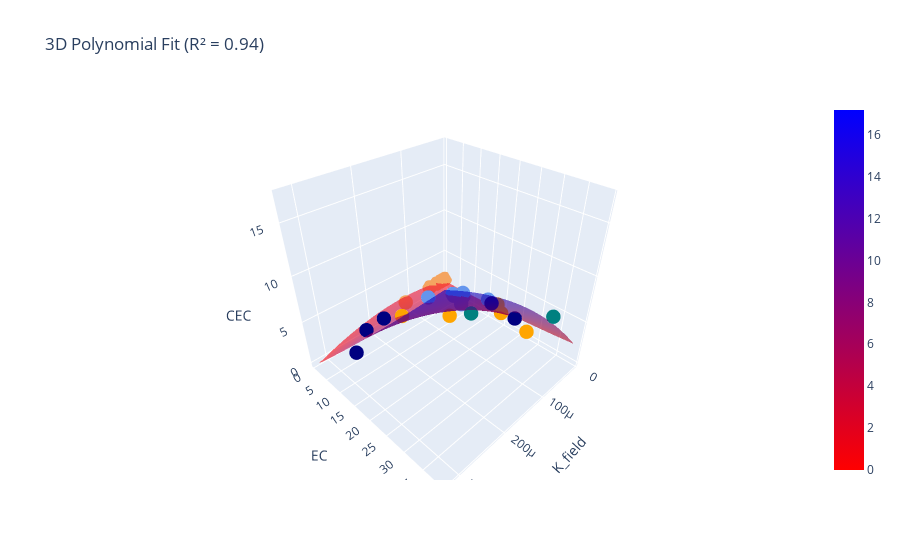

The notebook cell saved with this chart:
### Code cell
sandy_test_errors_summary = []
sandy_train_errors_summary = []
best_n_sandy = []
sandy_results_summary = []

# Evaluate all feature sets
for feature_set in all_feature_sets:
    best_n, R2_test_pol, R2_train_pol, RMSE_test_pol, RMSE_train_pol = stochastic_poly(sandy_soil, feature_set, sandy_soil['CEC'], iters=100)
    print('best_n, R2_test_pol, R2_train_pol, RMSE_test_pol, RMSE_train_pol, feature_set:', best_n, R2_test_pol, R2_train_pol, RMSE_test_pol, RMSE_train_pol, feature_set)
    
    # Store results in lists for later use
    best_n_sandy.append(best_n)
    sandy_test_errors_summary.append(R2_test_pol)
    sandy_train_errors_summary.append(R2_train_pol)
    
    # Also store the results in a structured format for sorting
    sandy_results_summary.append({
        'feature_set': feature_set,
        'best_n': best_n,
        'R2_test_pol': R2_test_pol,
        'R2_train_pol': R2_train_pol,
        'RMSE_test_pol': RMSE_test_pol,
        'RMSE_train_pol': RMSE_train_pol
    })

# Keep the lists of feature sets, test errors, and train errors as they are for further use
best_feat_ind = sandy_test_errors_summary.index(max(sandy_test_errors_summary))
best_feat = all_feature_sets[best_feat_ind]  # Use all_feature_sets to match the order
best_feat_n = best_n_sandy[best_feat_ind]
print('best_feat_ind, best_feat, best_feat_n', best_feat_ind, best_feat, best_feat_n)

# This part remains the same: finding the best feature set and using it in `fit_and_plot`
fit_and_plot(sandy_soil, best_feat, 'CEC', best_feat_n, mapping, 10)

# Convert the results summary to a DataFrame for sorting and filtering
results_sandy = pd.DataFrame(sandy_results_summary)

### Figure 1 — Plotly figure (JSON) as saved in the notebook; plotly's stock layout.template omitted (floating-point values rounded to 4 significant figures; data arrays with more than 128 entries replaced by an {"elided": "..."} marker saying what was removed)
{"data": [{"marker": {"color": ["teal", "teal", "sandybrown", "sandybrown", "sandybrown", "sandybrown", "sandybrown", "sandybrown", "navy", "navy", "navy", "navy", "navy", "cornflowerblue", "cornflowerblue", "cornflowerblue", "cornflowerblue", "cornflowerblue", "cornflowerblue", "cornflowerblue", "orange", "orange", "orange", "orange", "orange"], "size": 5}, "mode": "markers", "name": "Data points", "type": "scatter3d", "x": [0.000167, 9.6e-05, 0.000121, 3.3e-05, 5.2e-05, 1.5e-05, 8e-06, 2.2e-05, 0.000253, 0.000275, 0.00032, 0.000142, 0.000143, 0.000121, 5e-05, 4.8e-05, 5.3e-05, 2.6e-05, 2.6e-05, 3.3e-05, 0.000198, 0.000131, 4.1e-05, 3e-05, 3.7e-05], "y": [27.06, 39.02, 1.087, 0.5535, 0.5538, 0.5545, 0.5549, 0.555, 14.33, 12.04, 16.56, 29.24, 34.74, 9.222, 8.456, 11.12, 9.177, 9.277, 17.09, 9.874, 11.34, 17.2, 21.3, 21.49, 29.37], "z": [7.937, 8.396, 1.6, 1.6, 1.6, 1.6, 1.6, 1.6, 6.862, 5.68, 6.005, 8.763, 8.603, 4.149, 2.425, 1.6, 2.426, 1.6, 2.975, 2.405, 4.679, 4.107, 3.788, 2.419, 2.262]}, {"colorscale": [[0, "rgb(255,0,0)"], [1, "rgb(0,0,255)"]], "name": "Polynomial Surface", "opacity": 0.6, "type": "surface", "x": [8e-06, 1.437e-05, 2.073e-05, 2.71e-05, 3.347e-05, 3.984e-05, 4.62e-05, 5.257e-05, 5.894e-05, 6.531e-05, 7.167e-05, 7.804e-05, 8.441e-05, 9.078e-05, 9.714e-05, 0.0001035, 0.0001099, 0.0001162, 0.0001226, 0.000129, 0.0001353, 0.0001417, 0.0001481, 0.0001544, 0.0001608, 0.0001672, 0.0001736, 0.0001799, 0.0001863, 0.0001927, 0.000199, 0.0002054, 0.0002118, 0.0002181, 0.0002245, 0.0002309, 0.0002372, 0.0002436, 0.00025, 0.0002563, 0.0002627, 0.0002691, 0.0002754, 0.0002818, 0.0002882, 0.0002945, 0.0003009, 0.0003073, 0.0003136, 0.00032], "y": [0.5535, 1.339, 2.124, 2.909, 3.694, 4.479, 5.264, 6.049, 6.834, 7.619, 8.404, 9.189, 9.974, 10.76, 11.54, 12.33, 13.11, 13.9, 14.68, 15.47, 16.25, 17.04, 17.82, 18.61, 19.39, 20.18, 20.96, 21.75, 22.53, 23.32, 24.1, 24.89, 25.67, 26.46, 27.25, 28.03, 28.82, 29.6, 30.39, 31.17, 31.96, 32.74, 33.53, 34.31, 35.1, 35.88, 36.67, 37.45, 38.24, 39.02], "z": {"elided": "50x50 float values"}}], "layout": {"scene": {"xaxis": {"title": {"text": "K_field"}}, "yaxis": {"title": {"text": "EC"}}, "zaxis": {"title": {"text": "CEC"}}}, "title": {"text": "3D Polynomial Fit (R² = 0.94)"}}}
